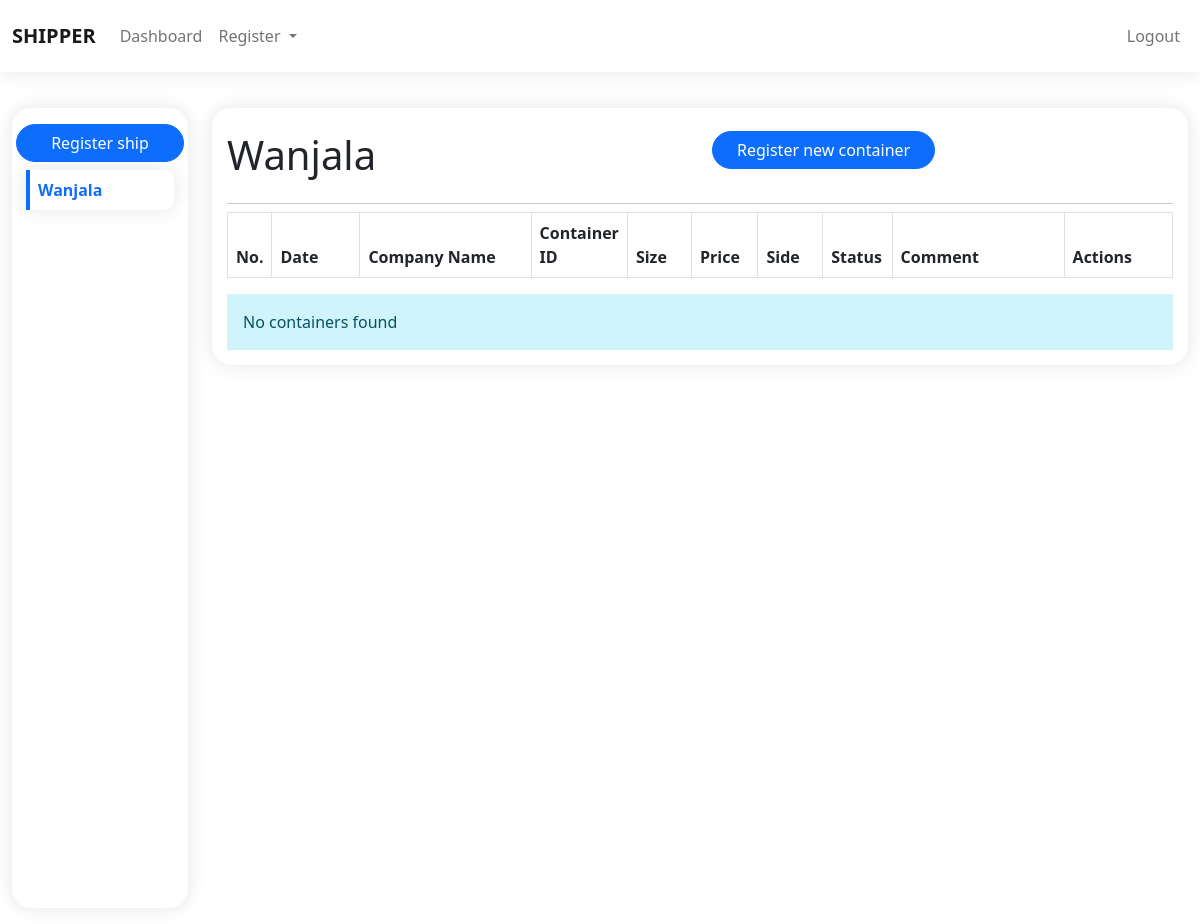
The page /ship/shipment/details/9/Wanjala/ (signed in) on the database as committed earlier.
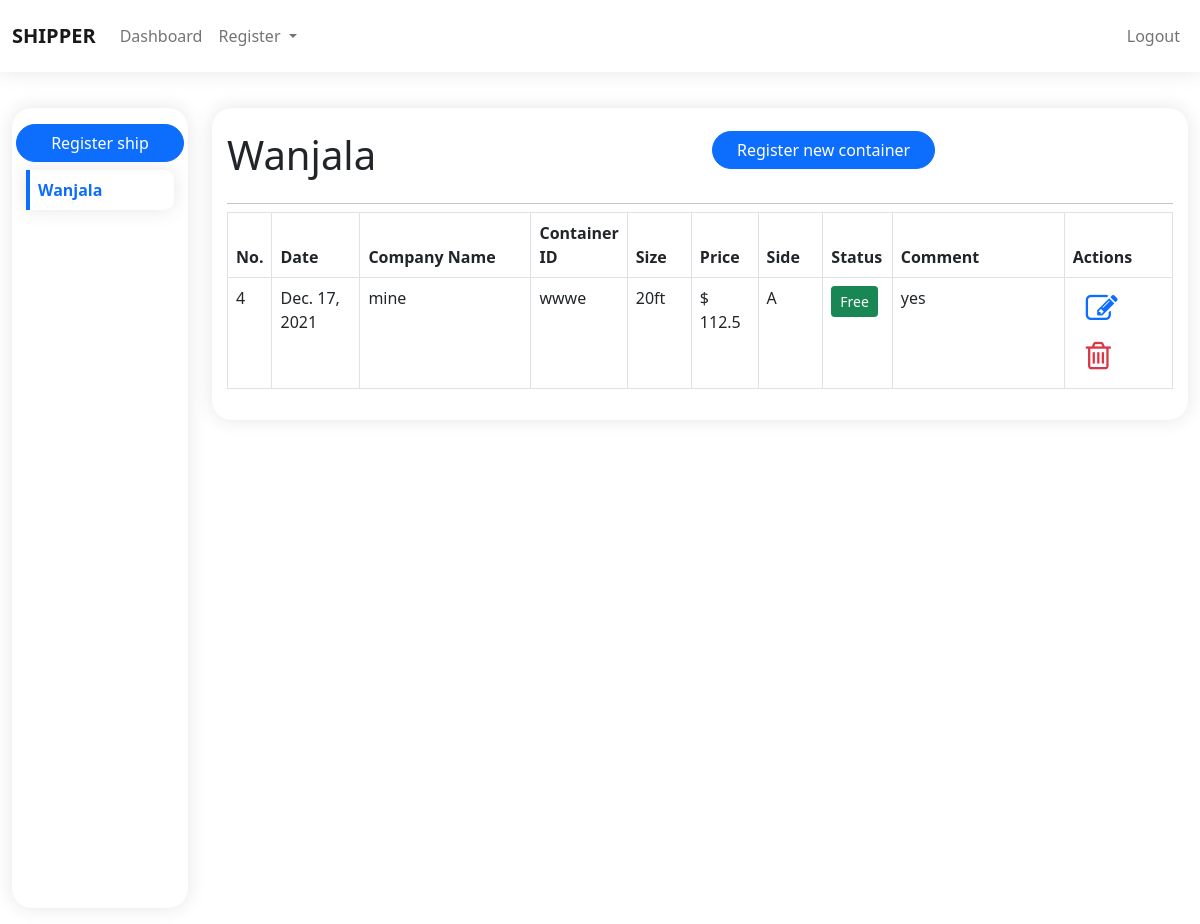
The same page on the database as committed later.
### ship/models.py (models this page shows, shortened)
class Ship(models.Model):
    name = models.TextField(blank=True, null=True, max_length=200)
    date = models.DateField()
    no_of_containers = models.CharField(max_length=10, blank=True, null=True)
    date_created = models.DateTimeField(auto_now_add=True)

class Container(models.Model):
    PRICES = (
        ('$ 112.5', '$ 112.5'),
        ('$ 62', '$ 62'),
    )
    ship = models.ForeignKey(Ship, on_delete=models.SET_NULL, null=True, blank=True)
    date = models.DateField()
    company_name = models.CharField(max_length=200, blank=True, null=True)
    container_id = models.CharField(max_length=200, blank=True, null=True)
    size = models.ForeignKey(ContainerSize, on_delete=models.SET_NULL, null=True, blank=True)
    price = models.CharField(max_length=200, choices=PRICES, blank=True, null=True)
    side = models.ForeignKey(ContainerSide, on_delete=models.SET_NULL, null=True, blank=True)
    status = models.ForeignKey(ContainerStatus, on_delete=models.SET_NULL, null=True, blank=True)
    comment = models.CharField(max_length=200, default='',)
    date_created = models.DateTimeField(auto_now_add=True)

class ContainerSize(models.Model):
    size = models.CharField(max_length=10, blank=True, null=True)
    date_created = models.DateTimeField(auto_now_add=True)
    def __str__(self):
        return self.size

class ContainerSide(models.Model):
    side = models.CharField(max_length=10, blank=True, null=True)
    date_created = models.DateTimeField(auto_now_add=True)
    def __str__(self):
        return self.side

class ContainerStatus(models.Model):
    COLORS = (
        ('warning', 'warning'),
        ('danger', 'danger'),
        ('success', 'success'),
        ('primary', 'primary'),
        ('secondary', 'secondary'),
        ('info', 'info')
    )
    status = models.CharField(max_length=10, blank=True, null=True)
    status_color = models.CharField(max_length=10, choices=COLORS, blank=True, null=True)
    date_created = models.DateTimeField(auto_now_add=True)

### ship/views.py (the view)
# urls.py: path('shipment/details/<str:ship_id>/<str:ship_name>/', shipdetails, name="shipmentdetails"),
@login_required(login_url='login')
def shipdetails(request, ship_id, ship_name):
    ship = Ship.objects.get(id=ship_id)
    context = {
        'ship': ship,
        'ships': Ship.objects.all(),
        'containers': Container.objects.filter(ship=ship)
    }
    return render(request, template_name='admin_/shipment/shipdetail.html', context=context)

### templates/admin_/shipment/shipdetail.html (shortened to what this page needs)
{% extends './../components/base.html' %}
{% load static %}
{% block content %}
  <div class="container-fluid">
    <div class="row py-3">
      <div class="col-md-2 d-none d-md-block position-relative">
        <div class="ship-holder sticky-top common-card px-1 py-3">
          <a href="{% url 'registership' %}" class="btn btn-primary rounded-pill w-100">Register ship</a>
          {% for ship_ in ships %}
            <a href="{% url 'shipmentdetails' ship_id=ship_.id ship_name=ship_.name %}" class="my-2 d-block t-none">
              <div class="p-2 common-card-1 text-capitalize {% if ship_.name == ship.name %} active-ship {% else %} ship {% endif %}">
                <strong>{{ship_.name}}</strong>
              </div>
            </a>
          {% endfor %}
        </div>
      </div>
      <div class="col-md-10">
        <div class="common-card overflowx-hidden">
          <div class="row">
            <div class="col-md-6 col-sm-12 my-2">
              <h1 class="text-capitalize">{{ship.name}}</h1>
            </div>
            <div class="col-md-6 col-sm-12 my-2">
              <a href="{% url 'registercontainer' ship_id=ship.id ship_name=ship.name %}" class="rounded-pill btn btn-primary px-4 shadow-none">
                Register new container
              </a>
            </div>
          </div>
          <hr class="dropdown-divider">
          <div class="w-100 table-responsive">
            <table class="table table-bordered">
              <thead>
                <tr>
                  <th style="width: 30px;">No.</th>
                  <th style="width: 100px;">Date</th>
                  <th style="width: 200px;">Company Name</th>
                  <th style="width: 70px;">Container ID</th>
                  <th style="width: 70px;">Size</th>
                  <th style="width: 70px;">Price</th>
                  <th style="width: 70px;" class="capitalize">Side</th>
                  <th style="width: 70px;">Status</th>
                  <th style="width: 200px;">Comment</th>
                  <th style="width: 120px;">Actions</th>
                </tr>
              </thead>
              <tbody>
              {% for container in containers %}
                <tr>
                  <td>{{container.id}}</td>
                  <td>{{container.date}}</td>
                  <td>{{container.company_name}}</td>
                  <td>{{container.container_id}}</td>
                  <td>{{container.size}}</td>
                  <td>{{container.price}}</td>
                  <td>{{container.side}}</td>
                  <td>
                    <button class="btn btn-sm px-2 btn-{{container.status.status_color}} text-capitalize shadow-none">{{container.status.status}}</button>
                  </td>
                  <td>{{container.comment}}</td>
                  <td>
                    <a href="{% url 'editcontainer' container_id=container.id %}" class="btn text-primary" data-bs-toggle="tooltip" data-bs-placement="top"
                      title="Edit container">
                      <i class="fa fa-pencil-square-o fa-2x" aria-hidden="true"></i>
                    </a>
                    <a href="{% url 'containerdelete' pk=container.id %}" class="btn text-danger" data-bs-toggle="tooltip" data-bs-placement="top"
                      title="Delete container">
                      <i class="fa fa-trash-o fa-2x" aria-hidden="true"></i>
                    </a>
                  </td>
                </tr>
              {% endfor %}
              </tbody>
            </table>
            {% if containers|length == 0 %}
            <div class="p-3 alert-info">No containers found</div>
            {% endif %}
          </div>
        </div>
      </div>
    </div>
  </div>
{% endblock content %}

Rows that differ between the two databases and show on the page:
added Container: id "4", date "Dec. 17, 2021", company_name "mine", container_id "wwwe", size "20ft", price "$ 112.5", side "A", status.status "Free", comment "yes"
Other text that changed with them:
text no longer shown: "No containers found"
